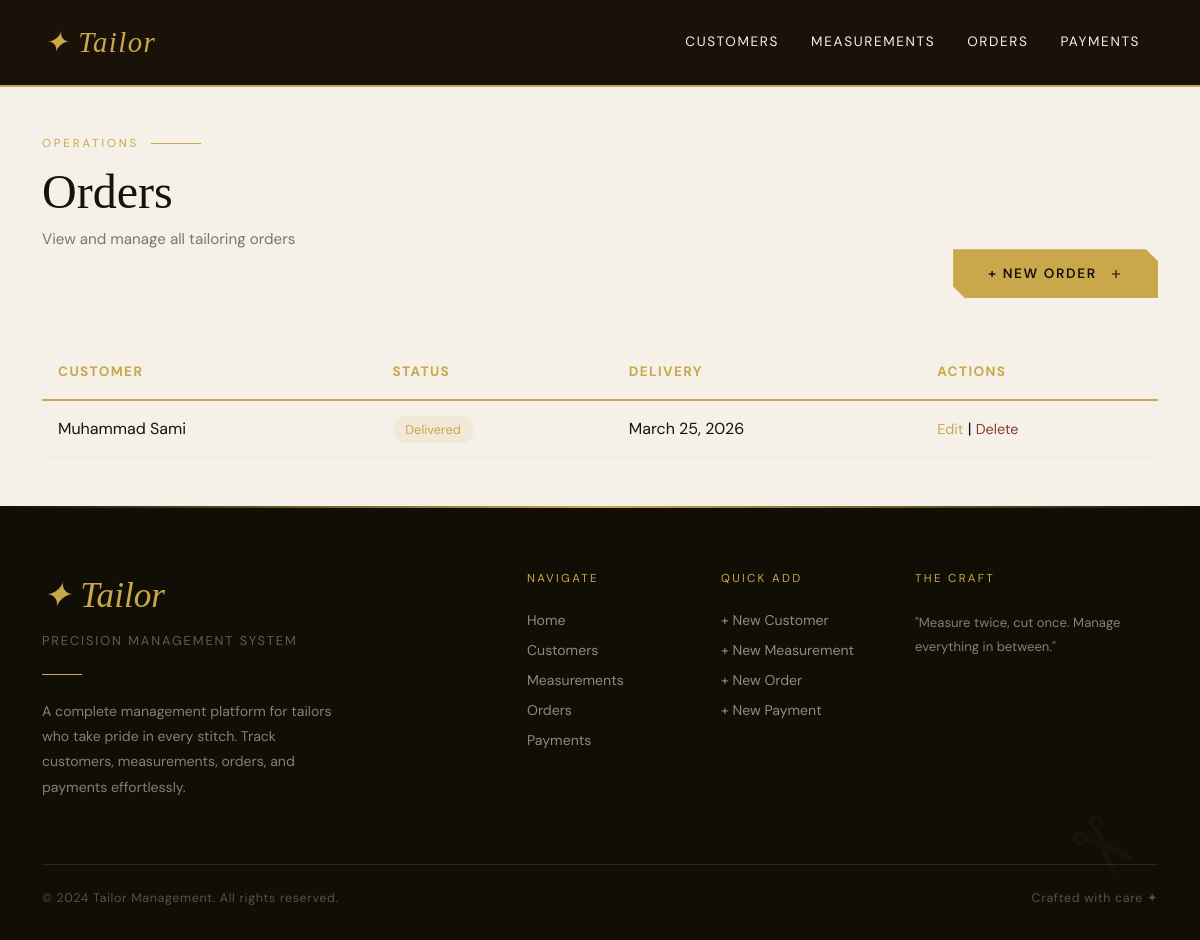
Screenshot of /orders/ with the database file from the repository.
### tailor/models.py (models this page shows, shortened)
class Order(models.Model):
    STATUS_CHOICES = (
        ('Pending', 'Pending'),
        ('In Progress', 'In Progress'),
        ('Ready', 'Ready'),
        ('Delivered', 'Delivered'),
    )
    customer = models.ForeignKey(Customer, on_delete=models.CASCADE)
    dress_type = models.CharField(max_length=100)
    fabric_provided = models.BooleanField(default=True)
    total_price = models.DecimalField(max_digits=10, decimal_places=2)
    advance_payment = models.DecimalField(max_digits=10, decimal_places=2)
    order_date = models.DateField(auto_now_add=True)
    delivery_date = models.DateField()
    status = models.CharField(max_length=20, choices=STATUS_CHOICES, default='Pending')

class Customer(models.Model):
    GENDER_CHOICES = (
        ('Male', 'Male'),
        ('Female', 'Female'),
    )
    name = models.CharField(max_length=100)
    phone = models.CharField(max_length=15)
    address = models.TextField()
    gender = models.CharField(max_length=10, choices=GENDER_CHOICES)

### tailor/views.py (the view)
# urls.py: path('orders/', views.OrderListView.as_view(), name='order-list'),
class OrderListView(generic.ListView):
    model = Order
    template_name = 'tailor/order_list.html'
    context_object_name = 'orders'

### tailor/templates/tailor/order_list.html (shortened to what this page needs)
{% extends 'tailor/base.html' %}
{% block content %}
<div class="page-content">
  <div class="container">
    <div class="row mb-5 reveal">
      <div class="col-lg-6">
        <p class="section-label">Operations</p>
        <h2 class="section-heading">Orders</h2>
        <p class="section-sub">View and manage all tailoring orders</p>
      </div>
      <div class="col-lg-6 d-flex align-items-end justify-content-lg-end">
        <a href="{% url 'order-add' %}" class="hero-cta" style="animation: none; opacity: 1;">
          + New Order
          <svg width="14" height="14" viewBox="0 0 24 24" fill="none" stroke="currentColor" stroke-width="2"><path d="M12 5v14m-7-7h14"/></svg>
        </a>
      </div>
    </div>
    {% if object_list %}
    <div style="overflow-x: auto;">
      <table style="width: 100%; border-collapse: collapse;">
        <thead>
          <tr style="border-bottom: 2px solid var(--gold);">
            <th style="text-align: left; padding: 1rem; color: var(--gold); font-size: 0.85rem; text-transform: uppercase; letter-spacing: 0.1em;">Customer</th>
            <th style="text-align: left; padding: 1rem; color: var(--gold); font-size: 0.85rem; text-transform: uppercase; letter-spacing: 0.1em;">Status</th>
            <th style="text-align: left; padding: 1rem; color: var(--gold); font-size: 0.85rem; text-transform: uppercase; letter-spacing: 0.1em;">Delivery</th>
            <th style="text-align: left; padding: 1rem; color: var(--gold); font-size: 0.85rem; text-transform: uppercase; letter-spacing: 0.1em;">Actions</th>
          </tr>
        </thead>
        <tbody>
          {% for o in object_list %}
          <tr style="border-bottom: 1px solid rgba(200,168,75,0.1);">
            <td style="padding: 1rem;"><a href="{% url 'order-detail' o.pk %}" style="color: var(--ink); text-decoration: none;">{{ o.customer.name }}</a></td>
            <td style="padding: 1rem;"><span style="background: rgba(200,168,75,0.1); color: var(--gold); padding: 0.3rem 0.8rem; border-radius: 20px; font-size: 0.8rem;">{{ o.status }}</span></td>
            <td style="padding: 1rem;">{{ o.delivery_date }}</td>
            <td style="padding: 1rem;">
              <a href="{% url 'order-edit' o.pk %}" style="color: var(--gold); text-decoration: none; font-size: 0.9rem;">Edit</a> |
              <a href="{% url 'order-delete' o.pk %}" style="color: var(--rust); text-decoration: none; font-size: 0.9rem;">Delete</a>
            </td>
          </tr>
          {% endfor %}
        </tbody>
      </table>
    </div>
    {% else %}
    <div class="text-center mt-4" style="color: rgba(26,18,8,0.5); font-size: 0.9rem;">
      No orders yet. <a href="{% url 'order-add' %}" style="color: var(--gold);">Create first order →</a>
    </div>
    {% endif %}
  </div>
</div>
{% endblock %}

### tailor/templates/tailor/base.html (style rules this page uses)
:root { --ink: #1a1208; --cream: #f5f0e8; --gold: #c8a84b; --gold-light: #e8d5a0; --rust: #8b3a2a; --sage: #4a5e4a; --card-bg: #fffdf8; --shadow: rgba(26,18,8,0.12); }
* { margin: 0; padding: 0; box-sizing: border-box; }
body { font-family: 'DM Sans', sans-serif; background: var(--cream); color: var(--ink); overflow-x: hidden; }
.hero-cta { display: inline-flex; align-items: center; gap: 0.75rem; padding: 0.9rem 2.2rem; background: var(--gold); color: var(--ink); font-size: 0.85rem; letter-spacing: 0.12em; text-transform: uppercase; font-weight: 600; text-decoration: none; transition: all 0.3s ease; opacity: 0; animation: fadeUp 0.8s 1s ease forwards; clip-path: polygon(0 0, calc(100% - 12px) 0, 100% 12px, 100% 100%, 12px 100%, 0 calc(100% - 12px)); }
.section-label { font-size: 0.72rem; letter-spacing: 0.25em; text-transform: uppercase; color: var(--gold); margin-bottom: 0.75rem; display: flex; align-items: center; gap: 0.75rem; }
.section-label::after { content: ''; flex: 1; max-width: 50px; height: 1px; background: var(--gold); }
.section-heading { font-family: 'Playfair Display', serif; font-size: clamp(2rem, 4vw, 3.2rem); color: var(--ink); margin-bottom: 0.5rem; line-height: 1.15; }
.section-sub { color: rgba(26,18,8,0.55); font-size: 0.95rem; margin-bottom: 3rem; }
.page-content { min-height: 40vh; padding: 3rem 0; background: var(--cream); }
.reveal { opacity: 0; transform: translateY(30px); transition: opacity 0.7s ease, transform 0.7s ease; }
.reveal.visible { opacity: 1; transform: translateY(0); }

### rows the page displays
Order: customer.name "Muhammad Sami", status "Delivered", delivery_date "March 25, 2026"
